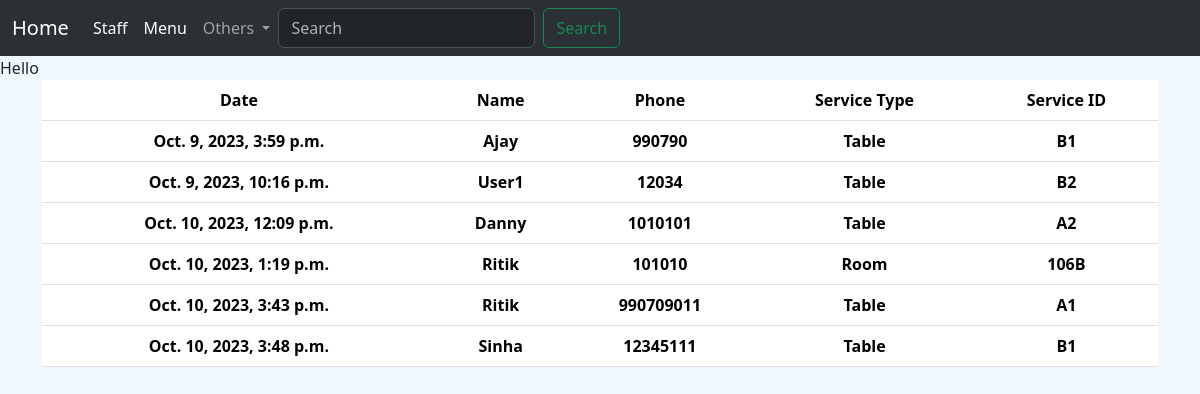
Before: /customer_det with the older database file.
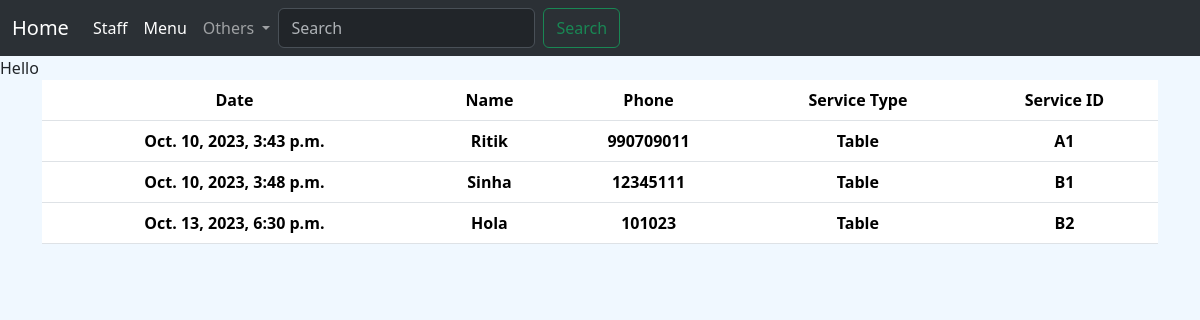
After: the same page with the newer database file.
### menu/models.py (models this page shows, shortened)
class Customer(models.Model):
    date=models.DateTimeField()
    name=models.CharField(max_length=20)
    phone=models.CharField(max_length=10)
    service_type=models.CharField(max_length=20)
    service_id=models.CharField(max_length=10)

### pos/views.py (the view)
# urls.py: path('customer_det',customer_details,name='customer_details'),
def customer_details(request):
    x=Customer.objects.all()
    return render(request,'customer_det.html',{'data':x})

### templates/customer_det.html
{% extends 'base2.html'%}
{% block page%}
Hello
<div class="container text-center">
    <div class="row justify-content-start">
      <div  class="content-table col-12">
<table class="table">
    <thead>
        <tr>
            <th scope="col">Date</th>
            <th scope="col">Name</th>
            <th scope="col">Phone</th>
            <th scope="col">Service Type</th>
            <th scope="col">Service ID</th>
        </tr>
    </thead>
    <tbody>
    {% for i in data%}
    <tr>
        <th scope="col">{{i.date}}</th>
        <th scope="col">{{i.name}}</th>
        <th scope="col">{{i.phone}}</th>
        <th scope="col">{{i.service_type}}</th>
        <th scope="col">{{i.service_id}}</th>
    </tr>
    {%endfor%}
</tbody>
</table>
</div></div></div>
{% endblock page%}

Changed rows visible on the page:
removed Customer: date "Oct. 9, 2023, 3:59 p.m.", name "Ajay", phone "990790", service_type "Table", service_id "B1"
removed Customer: date "Oct. 9, 2023, 10:16 p.m.", name "User1", phone "12034", service_type "Table", service_id "B2"
removed Customer: date "Oct. 10, 2023, 12:09 p.m.", name "Danny", phone "1010101", service_type "Table", service_id "A2"
removed Customer: date "Oct. 10, 2023, 1:19 p.m.", name "Ritik", phone "101010", service_type "Room", service_id "106B"
added Customer: date "Oct. 13, 2023, 6:30 p.m.", name "Hola", phone "101023", service_type "Table", service_id "B2"
